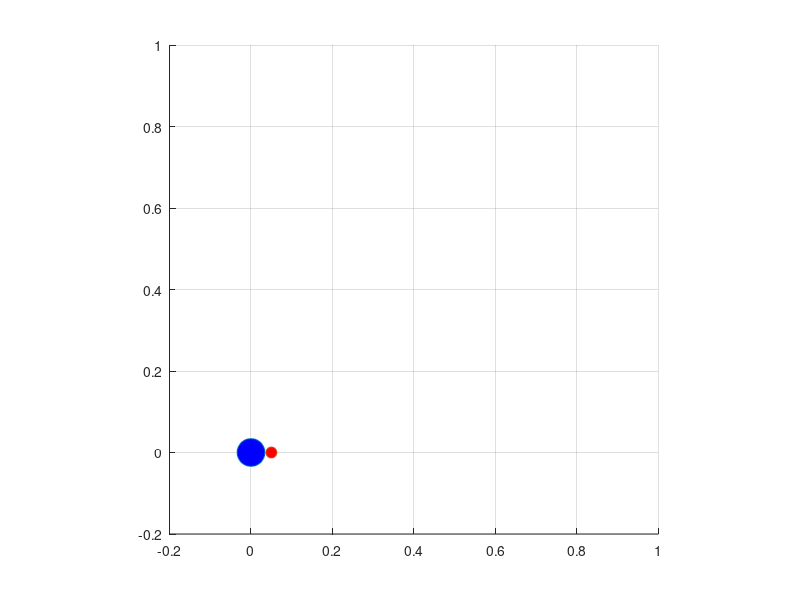

Write the MATLAB code that produced this figure. (Note: this script raises an error after producing the figure.)
clear;
close all;

dt = 0.1;%%時間刻み=離散時間Tsとして使用
Tfin = 1.9;%シミュレーション終了時間
t1 = [0:dt:Tfin];

u1 = ones(1,length(t1)) * 0.5;
u2 = ones(1,length(t1)) * (0.5);

si = zeros(length(t1),3);
si(1,:) = [0 0 0];%状態ξの初期値を設定

x = si(1,1) + 0.05 * cos(si(1,3));
y = si(1,2) + 0.05 * sin(si(1,3));

hold on;
axis equal;
grid on;

axis([-0.2 1 -0.2 1])

h = plot(si(1,1),si(1,2), 'o', 'MarkerSize' ,20, 'MarkerFaceColor', 'b');
h2 = plot(x,y,'o', 'MarkerSize' ,8, 'MarkerFaceColor', 'r');

for i = 1:length(t1)

    if i ~= length(t1)
        %θ(n),すなわち si(i+1,3) をx(n),y(n)の計算に使う
        si(i+1,3) = si(i,3) + u2(i) * dt;
        si(i+1,1) = si(i,1) + u1(i) * cos(si(i+1,3)) * dt;
        si(i+1,2) = si(i,2) + u1(i) * sin(si(i+1,3)) * dt;
    end

    set(h, 'XData', si(i,1),'YData', si(i,2));
    set(h2, 'XData', si(i,1) + 0.05 * cos(si(i,3)),'YData', si(i,2) + 0.05 * sin(si(i,3)));

    drawnow;

    F = getframe(gcf);
    % RGBデータをインデックス付きデータに変更
    [X,map] = rgb2ind(F.cdata,256);
    if i==1
        pause(2)
        % GIFファイルに書き出し
        imwrite(X,map,'twowheels.gif')
    else
        % 2回目以降は'append'でアニメーションを作成
        imwrite(X,map,'twowheels.gif','WriteMode','append')
    end

end
